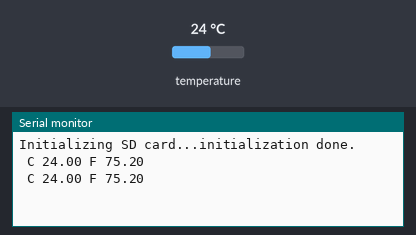
Recording of a sketch running on a simulated Arduino Mega 2560, built with avr-gcc and run on an emulated ATmega2560. On the bench: the last lines printed to the serial monitor. The test bench sets the inputs (shaded band); at power-on: temperature 24 °C. Storage starts empty.

Above: at 3.3 s.
3.4 s: temperature set to 12 °C
At 4.7 s:
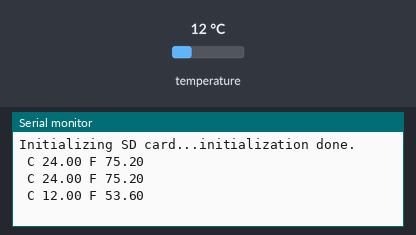
5.9 s: temperature set to 19 °C
At 7.2 s:
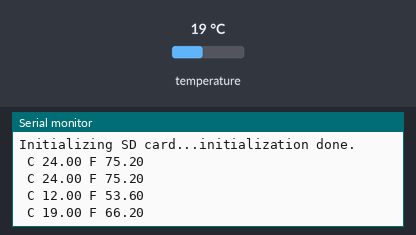
Timing chart, 0 to 8.9 s (numbered marks = the images above; inputs shaded):
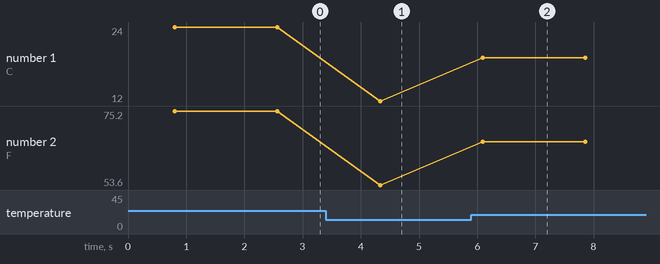

Measured:
- after the input at 3.4 s, the serial monitor: prints a new line after 0.93 s (image 1)
- after the input at 5.9 s, the serial monitor: prints a new line after 0.20 s (image 2)
- plotted number 1: 24 → 12 after the input at 3.4 s, 12 → 19 after the input at 5.9 s
- plotted number 2: 75.2 → 53.6 after the input at 3.4 s, 53.6 → 66.2 after the input at 5.9 s

The sketch:

saveData.ino
```cpp
#include <SPI.h>
#include <SD.h>
// temperature sensor
#include <OneWire.h>
#include <DallasTemperature.h>

// Schematics of the Micro SD card to Arduino Mega:
// GND - GND, VCC - 5V, MOSO - 50, MOSI - 51, SCK - 52, CS - 53
// to read data from SD card into a chart, do https://create.arduino.cc/projecthub/electropeak/sd-card-module-with-arduino-how-to-read-write-data-37f390
// next steps: get time from the internet and store that info as well

File myFile;

#define ONE_WIRE_BUS 11
OneWire oneWire(ONE_WIRE_BUS);
DallasTemperature sensors(&oneWire);

float Celcius=0;
float Fahrenheit=0;
unsigned long previousTime = millis(); // millisecond
long timeInterval = 60000; // one minute
int Minute=0;

void save_temperature() {
  // opens the file one file at a time, in our case, only the temperature file
  myFile = SD.open("temp.txt", FILE_WRITE);
  if (myFile) {
    myFile.println(String(Minute) + " min: " + String(Celcius) + " C " + String(Fahrenheit) + " F");
    // close the file:
    myFile.close();
    Serial.println("stored: " + String(Celcius) + " C " + String(Fahrenheit) + " F");
  } else {
    // if the file didn't open, print an error:
    Serial.println("error opening temp.txt");
  }

}

void setup() {

  //starts the sensor
  sensors.begin();

  // Open serial communications and wait for port to open:
  Serial.begin(9600);
  while (!Serial) {
    ; // wait for serial port to connect. Needed for native USB port only
  }

  Serial.print("Initializing SD card...");

  // 53 because it's on mega
  // if on arduino uno change to 10
  if (!SD.begin(53)) {
    Serial.println("initialization failed!");
    while (1);
  }
  Serial.println("initialization done.");
}

void loop() {
  //getting the temperature values
  sensors.requestTemperatures();
  Celcius=sensors.getTempCByIndex(0);
  Fahrenheit=sensors.toFahrenheit(Celcius);
  Serial.print(" C ");
  Serial.print(Celcius);
  Serial.print(" F ");
  Serial.println(Fahrenheit);

  // save data every minute
  unsigned long currentTime = millis();
  if (currentTime - previousTime > timeInterval) {
    Minute = Minute + 1;
    save_temperature();
    // change the time so there is no integer overflow
    previousTime = currentTime;
    // 24 hour cycle
    if (Minute == 24*60) {
      Minute = 0;
    }
  }

  delay(1000);
}
```
